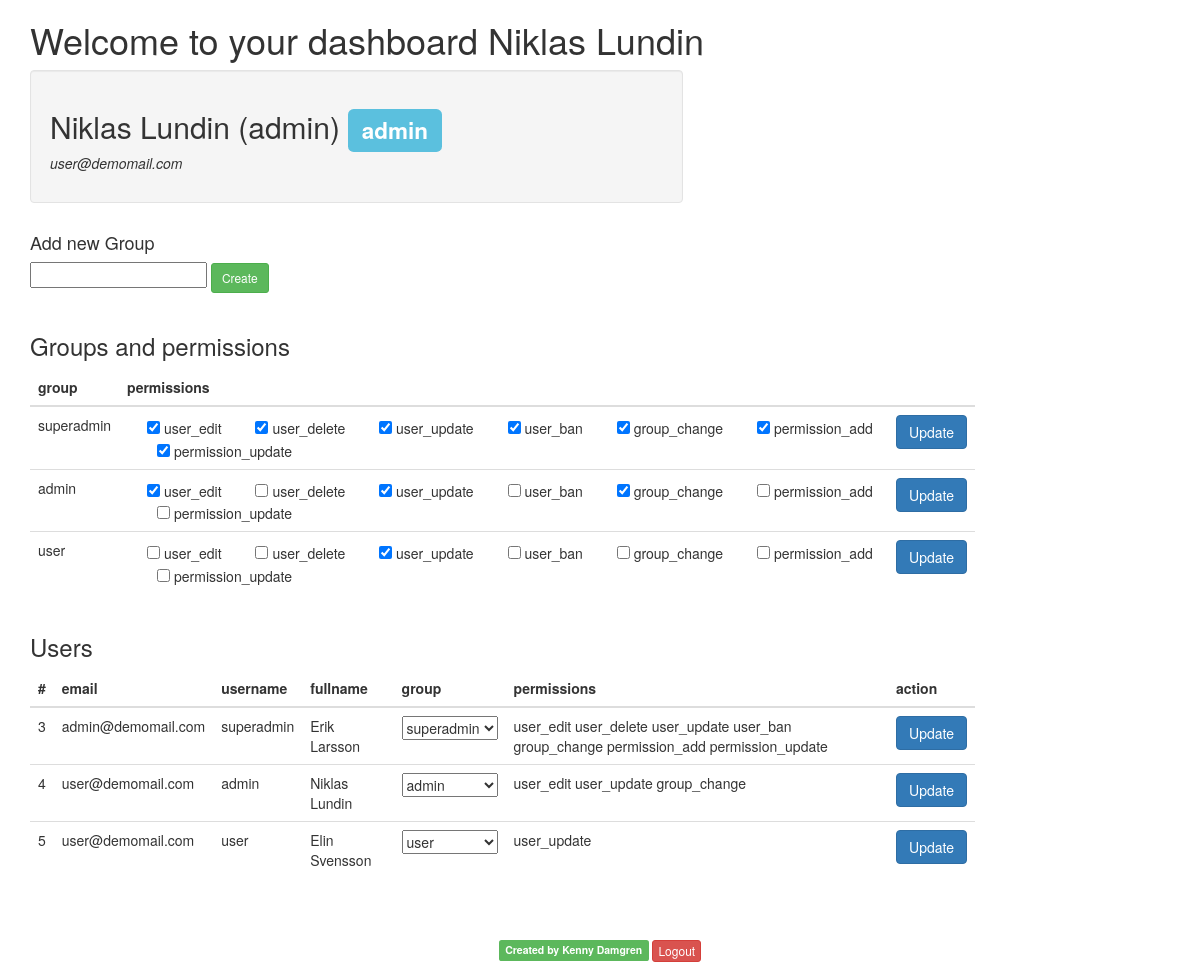
Page /dashboard.php (signed in) on the committed database.
### tables this page shows
CREATE TABLE IF NOT EXISTS `users` (
  `id` int(16) unsigned NOT NULL AUTO_INCREMENT,
  `email` varchar(100) NOT NULL,
  `username` varchar(50) NOT NULL,
  `password` varchar(60) NOT NULL,
  `first_name` varchar(100) NOT NULL,
  `last_name` varchar(100) NOT NULL,
  `banned` int(16) DEFAULT '0',
  `created_at` int(11) NOT NULL,
  PRIMARY KEY (`id`)
);

CREATE TABLE IF NOT EXISTS `groups` (
  `id` int(16) unsigned NOT NULL AUTO_INCREMENT,
  `name` varchar(70) NOT NULL,
  PRIMARY KEY (`id`)
);

CREATE TABLE IF NOT EXISTS `permissions` (
  `id` int(16) unsigned NOT NULL AUTO_INCREMENT,
  `name` varchar(140) NOT NULL,
  PRIMARY KEY (`id`)
);

### Sody/src/Repository/BaseRepository.php (called while the page is built, shortened)
<?php
abstract class BaseRepository
{
    public function __construct(DatabaseInterface $db = null)
    {
        if ($db) {
            $this->db = $db->connect();
        }
    }
}

### Sody/src/Database/SimplePdo.php (called while the page is built, shortened)
<?php
class SimplePdo implements DatabaseInterface
{
    private $host;
    private $user;
    private $pass;
    private $name;
    public function __construct()
    {
        $configuration = function ($db) {
            $file = ROOT_PATH . 'config/database.php';
        };
    }
    private function getPdoStr()
    {
        return "mysql:host={$this->host};dbname={$this->name}";
    }
    public function connect()
    {
        $this->pdo = new PDO($this->getPdoStr(), $this->user, $this->pass);
        $this->pdo->setAttribute(PDO::ATTR_ERRMODE, PDO::ERRMODE_EXCEPTION);
        return $this->pdo;
    }
    public function setHost($host)
    {
        $this->host = $host;
        return $this;
    }
    public function setName($name)
    {
        $this->name = $name;
        return $this;
    }
    public function setUser($user)
    {
        $this->user = $user;
        return $this;
    }
    public function setPass($pass)
    {
        $this->pass = $pass;
        return $this;
    }
}

### Sody/src/Repository/UserRepository.php (called while the page is built, shortened)
<?php
class UserRepository extends BaseRepository
{
    public function getAllUsers()
    {
        try {
            $query = "SELECT
            id, email, username, first_name as firstName, last_name as lastName FROM users";
            $stmt = $this->db->query($query);
            return $stmt->fetchAll(PDO::FETCH_ASSOC);
        } catch (Exception $e) {
            d($e->getMessage());
        }
    }
}

### Sody/src/Authenticate/User.php (called while the page is built, shortened)
<?php
class User implements UserInterface
{
    private $group = null;
    public $id;
    public $username;
    public $email;
    public $firstName;
    public $lastName;
    public function __construct(
        BaseRepository $repo = null,
        Group $group = null,
        $userData = []
    ) {
        $this->group = $group;
    }
    public function getId()
    {
        return $this->id;
    }
    public function getUsername()
    {
        return $this->username;
    }
    public function getEmail()
    {
        return $this->email;
    }
    public function getFullName()
    {
        return $this->firstName . ' ' . $this->lastName;
    }
    public function getGroup()
    {
        return $this->group->getNameByUserId($this->id);
    }
    public function getPermissions()
    {
        return $this->group->getPermissions();
    }
}

### helper.php (called while the page is built, shortened)
<?php
function _safe($str)
{
    return htmlspecialchars($str, ENT_QUOTES, 'UTF-8');
}

### Sody/src/Authorization/Group.php (called while the page is built, shortened)
<?php
class Group
{
    private $repo = null;
    private $id;
    private $name;
    private $permissions = [];
    public function __construct(BaseRepository $repo = null)
    {
        $this->repo = $repo;
    }
    public function setId($id)
    {
        $this->id = $id;
        return $this;
    }
    public function setName($name)
    {
        $this->name = $name;
        return $this;
    }
    public function getName()
    {
        return $this->name;
    }
    public function getPermissions()
    {
        if ($this->permissions) {
            $this->permissions = [];
        }
        $permissions = $this->repo->getPermissionsByGroupId($this->id);
        if ($permissions) {
            foreach ($permissions as $key => $permission) {
                $this->permissions[(int) $permission['id']] = (string) $permission['name'];
            }
        }
        return $this->permissions;
    }
    public function hasPermission($permission)
    {
        $this->getPermissions();
        return in_array($permission, $this->permissions);
    }
    public function getAllPermissions()
    {
        return $this->repo->getAllPermissions();
    }
    public function getAllGroups()
    {
        return $this->repo->getAllGroups();
    }
    public function getNameByUserId($id)
    {
        $data = $this->repo->getGroupByUserId($id);
        if ($data) {
            $name = $data['groupName'];
            $this->id = $data['id'];
            return $this->name = $name;
        }
    }
}

### Sody/src/Repository/GroupRepository.php (called while the page is built, shortened)
<?php
class GroupRepository extends BaseRepository
{
    public function getGroupByUserId($id)
    {
        try {
            $query = 'SELECT g.name as groupName, g.id '
                   . 'FROM groups g '
                   . 'JOIN user_group ug '
                   . 'ON ug.user_id = :id '
                   . 'WHERE g.id = ug.group_id ';
            $stmt = $this->db->prepare($query);
            $stmt->execute(array('id' => $id));
            return $stmt->fetch(PDO::FETCH_ASSOC);
        } catch (Exception $e) {
            d($e->getMessage());
        }
    }
    public function getPermissionsByGroupId($id)
    {
        try {
            $query = 'SELECT p.name, p.id '
                   . 'FROM permissions p '
                   . 'JOIN group_permission gp '
                   . 'ON gp.group_id = :id '
                   . 'WHERE p.id = gp.permission_id ';
            $stmt = $this->db->prepare($query);
            $stmt->execute(array('id' => $id));
            return $stmt->fetchAll(PDO::FETCH_ASSOC);
        } catch (Exception $e) {
            d($e->getMessage());
        }
    }
    public function getAllPermissions()
    {
        try {
            $query = "SELECT id, name FROM permissions";
            $stmt = $this->db->query($query);
            return $stmt->fetchAll(PDO::FETCH_ASSOC);
        } catch (Exception $e) {
            d($e->getMessage());
        }
    }
    public function getAllGroups()
    {
        try {
            $query = "SELECT id, name FROM groups";
            $stmt = $this->db->query($query);
            return $stmt->fetchAll(PDO::FETCH_ASSOC);
        } catch (Exception $e) {
            d($e->getMessage());
        }
    }
}

### Sody/src/Authorization/Protector.php (called while the page is built, shortened)
<?php
class Protector
{
    private $user = null;
    public function __construct(UserInterface $user = null)
    {
        $this->user = $user;
    }
    public function inGroup($group)
    {
        if (is_array($group)) {
            $found = false;
            foreach ($group as $iGroup) {
                if ($this->user->getGroup() == $iGroup) {
                    $found = true;
                }
            }
            return $found;
        }
        return $this->user->getGroup() == $group;
    }
}

### dashboard.php (the view, shortened to what this page needs)
<?php
require __DIR__ . '/helper.php';
$userData = unserialize($_SESSION['user']);
$db = new Sody\Database\SimplePdo();
$userRepo = new Sody\Repository\UserRepository($db);
$groupRepo = new Sody\Repository\GroupRepository($db);
$userGroup = new Sody\Authorization\Group($groupRepo);
$user = new Sody\Authenticate\User($userRepo, $userGroup, $userData);
$hasAdminPriv = (new Sody\Authorization\Protector($user))->inGroup(array('superadmin', 'admin'));
if ($hasAdminPriv) {
    $users = $userRepo->getAllUsers();
}
?>
<!doctype html>
<html lang="en">
<head>
  <link rel="stylesheet" href="http://netdna.bootstrapcdn.com/bootstrap/3.1.0/css/bootstrap.min.css">
</head>
<body>
    <div class="container">
        <div class="row">
            <div class="col-lg-12">
                <h1>Welcome to your dashboard <?= _safe($user->getFullName()) ?></h1>
                <div class="row">
                    <div class="col-lg-7">
                        <div class="well well-xs">
                            <h2>
                                <?= _safe($user->getFullName()) ?> (<?= _safe($user->getUsername()) ?>)
                                <span class="label label-info"><?= _safe($user->getGroup()) ?></span>
                            </h2>
                            <p><em><?= _safe($user->getEmail()) ?></em></p>
                        </div>
                    </div>
                </div>
                <div class="row">
                    <div class="col-lg-10">
                    <?php if ($hasAdminPriv): ?>
                        <div class="row">
                            <div class="col-lg-4">
                                <h4>Add new Group</h4>
                                <form method="post" action="<?= htmlentities($_SERVER['PHP_SELF']) ?>">
                                <input type="text" name="newGroup">
                                <input type="submit" class="btn btn-success btn-sm" name="newGroupSubmit" value="Create">
                                </form>
                            </div>
                        </div>
                        <h3>Groups and permissions</h3>
                        <table class="table">
                            <thead>
                                <tr>
                                    <th>group</th>
                                    <th colspan="2">permissions</th>
                                </tr>
                            </thead>
                            <tbody>
                                <?php foreach($userGroup->getAllGroups() as $key => $value): ?>
                                <?php $userGroup->setId($value['id']) ?>
                                <?php $userGroup->setName($value['name']) ?>
                                <?php $groupPermissions = $userGroup->getPermissions() ?>
                                <form method="post" action="<?= htmlentities($_SERVER['PHP_SELF']) ?>">
                                <tr>
                                    <td><?= _safe($userGroup->getName()) ?></td>
                                    <td>
                                    <?php $allPermissions = $userGroup->getAllPermissions() ?>
                                    <?php foreach($allPermissions as $key => $value): ?>
                                        <label class="radio-inline">
                                            <?php if($userGroup->hasPermission($value['name'])): ?>
                                                <input type="checkbox" name="perms[]" value="<?= _safe($value['name']) ?>" checked> <?= $value['name'] ?>
                                            <?php else: ?>
                                                <input type="checkbox" name="perms[]" value="<?= _safe($value['name']) ?>"> <?= $value['name'] ?>
                                            <?php endif ?>
                                        </label>
                                    <?php endforeach ?>
                                    </td>
                                    <td>
                                        <input type="submit" class="btn btn-primary" name="updatePermission" value="Update">
                                    </td>
                                </tr>
                                </form>
                                <?php endforeach ?>
                            </tbody>
                        </table>
                        <h3>Users</h3>
                        <table class="table">
                            <thead>
                                <tr>
                                    <th>#</th>
                                    <th>email</th>
                                    <th>username</th>
                                    <th>fullname</th>
                                    <th>group</th>
                                    <th>permissions</th>
                                    <th>action</th>
                                </tr>
                            </thead>
                            <tbody>
                            <?php foreach ($users as $key => $usr): ?>
                                <?php $user->refresh($usr); ?>
                                <form method="post" action="<?= htmlentities($_SERVER['PHP_SELF']) ?>">
                                <tr>
                                    <td><?= _safe($user->getId()) ?></td>
                                    <td><?= _safe($user->getEmail()) ?></td>
                                    <td><?= _safe($user->getUsername()) ?></td>
                                    <td><?= _safe($user->getFullName()) ?></td>
                                    <td>
                                    <select name="userGroupSelect" id="userGroupSelect">
                                        <?php foreach($userGroup->getAllGroups() as $key => $value): ?>
                                            <?php if($value['name'] == $user->getGroup()): ?>
                                            <option value="<?= $value['id'] ?>" selected><?= _safe($value['name']) ?></option>
                                            <?php else: ?>
                                            <option value="<?= $value['id'] ?>"><?= _safe($value['name']) ?></option>
                                            <?php endif ?>
                                        <?php endforeach ?>
                                    </select>
                                    </td>
                                    <td>
                                    <?php foreach($user->getPermissions() as $id => $permission): ?>
                                    <?= _safe($permission) ?>
                                    <?php endforeach ?>
                                    </td>
                                    <td>
                                       <input type="submit" class="btn btn-primary" name="changeUserGroup" value="Update">
                                    </td>
                                </tr>
                                </form>
                            <?php endforeach ?>
                            </tbody>
                        </table>
                    <?php endif ?>
                    </div>
                </div>
            </div>
        </div>
        <footer id="site-footer" class="row">
            <section class="col-md-12">
                <p class="text-center">
                    <span class="label label-success">Created by Kenny Damgren</span>
                    <a href="/logout.php" class="btn btn-danger btn-xs">Logout</a>
                </p>
            </section>
        </footer>
    </div>
</body>
</html>

### rows in the picture
users: _safe($user->getFullName()) "Niklas Lundin", username "admin", id.name "admin", email "user@demomail.com", id "4", permission "user_edit", permission "user_update", permission "group_change"
groups: name "superadmin"
permissions: name "user_edit"
permissions: name "user_delete"
permissions: name "user_update"
permissions: name "user_ban"
permissions: name "group_change"
permissions: name "permission_add"
permissions: name "permission_update"
groups: name "admin"
groups: name "user"
users: id "3", email "admin@demomail.com", username "superadmin", _safe($user->getFullName()) "Erik Larsson", permission "user_edit", permission "user_delete", permission "user_update", permission "user_ban", permission "group_change", permission "permission_add", permission "permission_update"
users: id "5", email "user@demomail.com", username "user", _safe($user->getFullName()) "Elin Svensson", permission "user_update"

### other values in the picture
form field userGroupSelect "superadmin"
form field userGroupSelect "admin"
form field userGroupSelect "user"
